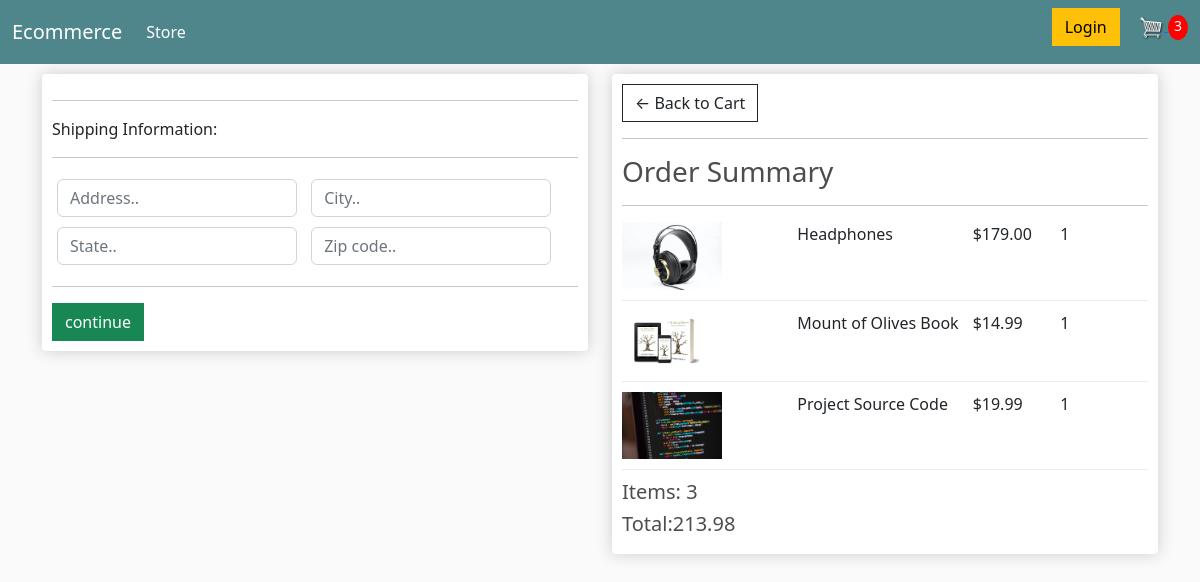
Screenshot of /checkout/ (signed in) with the database file from the repository.
### store/models.py (models this page shows, shortened)
class OrderItem(models.Model):
    product = models.ForeignKey(Product, on_delete=models.SET_NULL, null=True, blank=True)
    order = models.ForeignKey(Order, on_delete=models.SET_NULL, null=True, blank=True)
    quantity = models.IntegerField(default=0, null=True, blank=True)
    date_added = models.DateTimeField(auto_now_add=True)
    @property
    def get_total(self):
        total = self.product.price * self.quantity
        return total

class Product(models.Model):
    name = models.CharField(max_length=200, null=True)
    price = models.DecimalField(max_digits=7, decimal_places=2)
    digital = models.BooleanField(default=False, null=True, blank=False)
    image = models.ImageField(null=True, blank=True)
    @property      #this decorator will make this as attributes not method
    def image_url(self):
        try:
            url = self.image.url
        except:
            url = ""
        return url

class Order(models.Model):
    customer = models.ForeignKey(Customer, on_delete=models.SET_NULL, null=True, blank=True)
    date_ordered = models.DateTimeField(auto_now_add=True)
    order_completion = models.BooleanField(default=False, null=True, blank=False)
    transaction_id = models.CharField(max_length=50, null=True)
    @property
    def shipping(self):
        shipping = False
        orderitems = self.orderitem_set.all()
        for item in orderitems:
            if item.product.digital == False:
                shipping = True
        return shipping
    @property
    def get_cart_total(self):
        orderitems = self.orderitem_set.all()
        total = sum([item.get_total for item in orderitems])
        return total
    @property
    def get_cart_items(self):
        orderitems = self.orderitem_set.all()
        total = sum([item.quantity for item in orderitems])
        return total

### store/views.py (the view)
# urls.py: path('checkout/', checkout, name='checkout'),
def checkout(request):
    data = cartData(request)
    cartItems = data['cartItems']
    items = data['items']
    order = data['order']
    context= {'items':items, 'order':order, 'cartItems': cartItems}
    return render(request, 'store/checkout.html',context)

### store/utils.py (called while the page is built)
def cartData(request):
    if request.user.is_authenticated:
        customer = request.user.customer
        order, created = Order.objects.get_or_create(customer=customer, order_completion=False)
        items = order.orderitem_set.all()
        cartItems = order.get_cart_items
    else:
        cookieData = cookieCart(request)
        cartItems = cookieData['cartItems']
        items = cookieData['items']
        order = cookieData['order']
    return {'items':items, 'order':order, 'cartItems': cartItems}

### store/templates/store/checkout.html (shortened to what this page needs)
{% extends 'store/main.html' %}
{% load static %}
{% block content %}
<div class="row">
    <div class="col-lg-6">
        <div class="box-element" id="form-wrapper">
            <form id="form">
                <div id="shipping-info">
                    <hr>
                    <p>Shipping Information:</p>
                    <hr>
                    <div class="form-field">
                        <input class="form-control" type="text" name="address" placeholder="Address..">
                    </div>
                    <div class="form-field">
                        <input class="form-control" type="text" name="city" placeholder="City..">
                    </div>
                    <div class="form-field">
                        <input class="form-control" type="text" name="state" placeholder="State..">
                    </div>
                    <div class="form-field">
                        <input class="form-control" type="text" name="zipcode" placeholder="Zip code..">
                    </div>
                </div>
                <hr>
                <input id="form-button" class="btn btn-success btn-block" type="submit" value="continue">
            </form>
        </div>
        <br>
    </div>
    <div class="col-lg-6">
        <div class="box-element">
            <a  class="btn btn-outline-dark" href="{% url 'cart' %}">&#x2190; Back to Cart</a>
	        <hr>
            <h3>Order Summary</h3>
            <hr>
            {% for item in items %}
            <div class="cart-row">
                <div style="flex:2"><img class="row-image" src="{{ item.product.image_url }}"></div>
                <div style="flex:2"><p>{{ item.product.name }}</p></div>
                <div style="flex:1"><p>${{ item.product.price|floatformat:2 }}</p></div>
                <div style="flex:1"><p>{{ item.quantity }}</p></div>
            </div>
            {% endfor %}
            <h5>Items: {{ order.get_cart_items }}</h5>
            <h5>Total:{{ order.get_cart_total|floatformat:2 }}</h5>
        </div>
    </div>
</div>
{% endblock content %}

### static/css/main.css (style rules this page uses)
body { background-color: hsl(0, 0%, 98%); }
h1,h2,h3,h4,h5,h6 { color:hsl(0, 0%, 30%); }
.box-element { box-shadow:hsl(0, 0%, 80%) 0 0 16px; background-color: #fff; border-radius: 4px; padding: 10px; }
.col-lg-4, .col-lg-6, .col-lg-8, .col-lg-12 { margin-top: 10px; }
.btn { border-radius: 0; }
.row-image { width: 100px; }
.form-field { width:250px; display: inline-block; padding: 5px; }
.cart-row { display: flex; align-items: flex-stretch; padding-bottom: 10px; margin-bottom: 10px; border-bottom: 1px solid #ececec; }

### rows the page displays
OrderItem: product.image_url (picture), product.name "Headphones", product.price "179.00", quantity "1"
OrderItem: product.image_url (picture), product.name "Mount of Olives Book", product.price "14.99", quantity "1"
OrderItem: product.image_url (picture), product.name "Project Source Code", product.price "19.99", quantity "1"
Order: get_cart_items "3", get_cart_total "213.98"

### other values shown
{{ cartItems }} "3"
